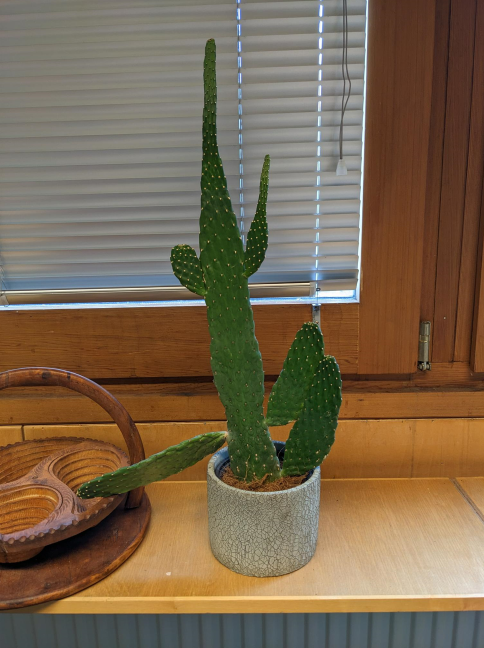
%> input picture iIntensity matching/cactus4.PNG, 968 x 1295 px (shown at 1/2 size)
$ octave Task1.m   (GNU Octave 9; MATLAB toolbox functions it lacks are replaced by stand-ins)
%> lines starting %> are read from the running program, lines starting %| are printed output that depends on the picture
clear; close all; clc

fixed = imread("cactus4.png");
%> fixed is the input picture: size 1295x968x3 uint8; mean R, G, B 121, 101.8, 77.7
moving = imread("cactus5.png");
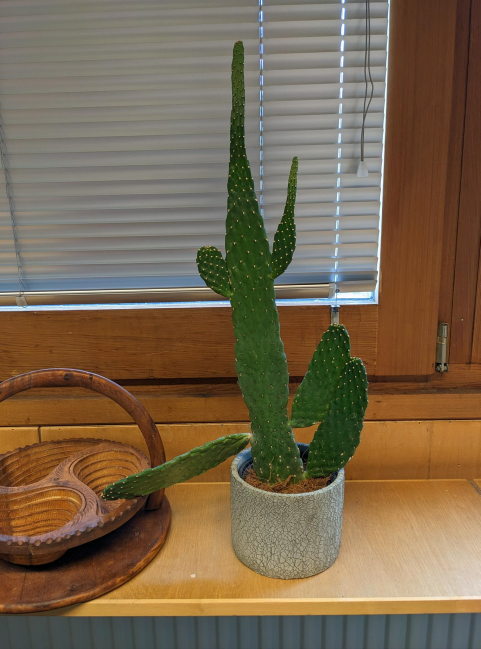
%> input picture iIntensity matching/cactus5.PNG, 961 x 1297 px (shown at 1/2 size)
%> moving is the input picture: size 1297x961x3 uint8; mean R, G, B 120.1, 101.6, 77.3

fixed = rgb2gray(fixed);
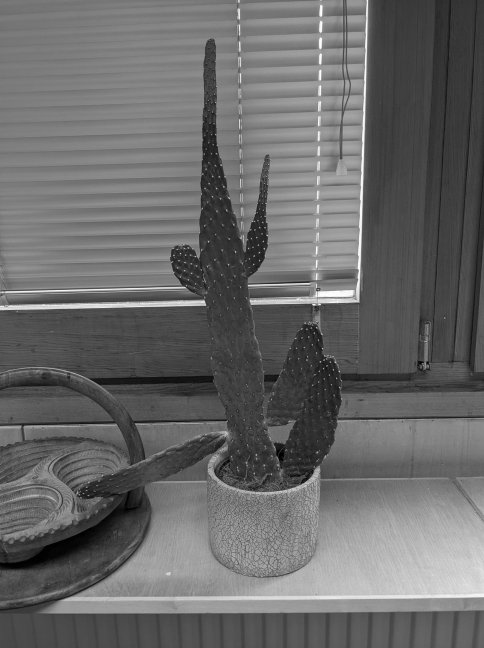
%> fixed: size 1295x968 uint8 (shown at 1/2 size); min 0, max 255, mean 104.8
moving = rgb2gray(moving);
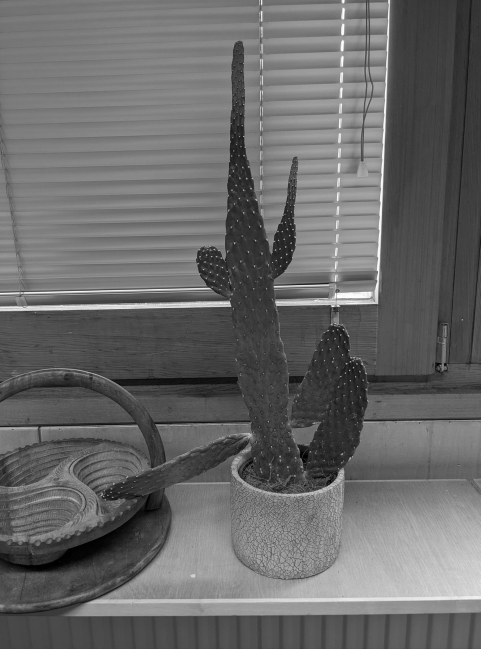
%> moving: size 1297x961 uint8 (shown at 1/2 size); min 0, max 255, mean 104.4

fixedResized = imresize(fixed, [640 640]);
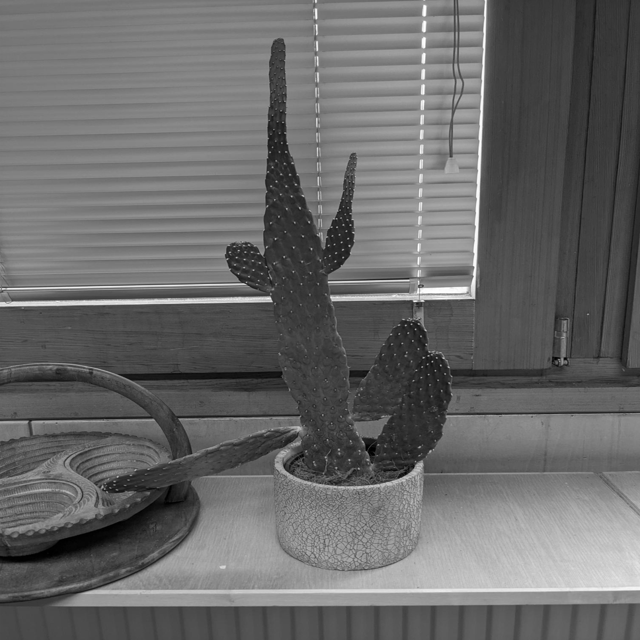
%> fixedResized: size 640x640 uint8; min 0, max 255, mean 104.8
movingResized = imresize(moving, [640 640]);
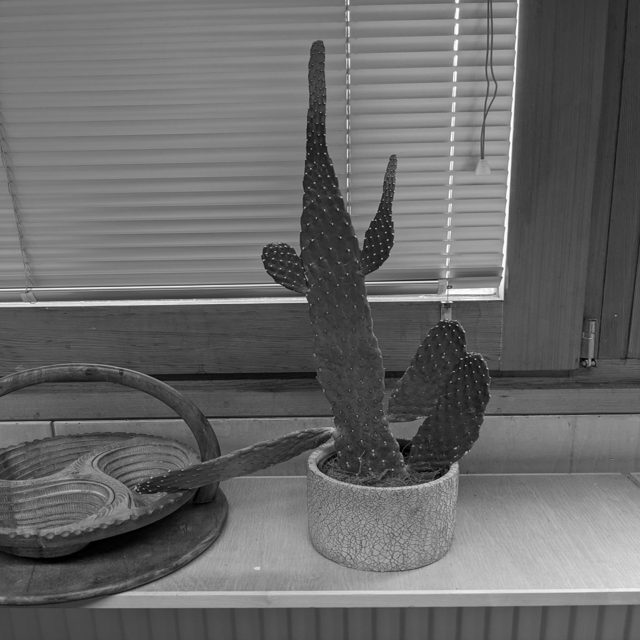
%> movingResized: size 640x640 uint8; min 0, max 255, mean 104.4

subplot(1, 2, 1);
imshowpair(movingResized, fixedResized);
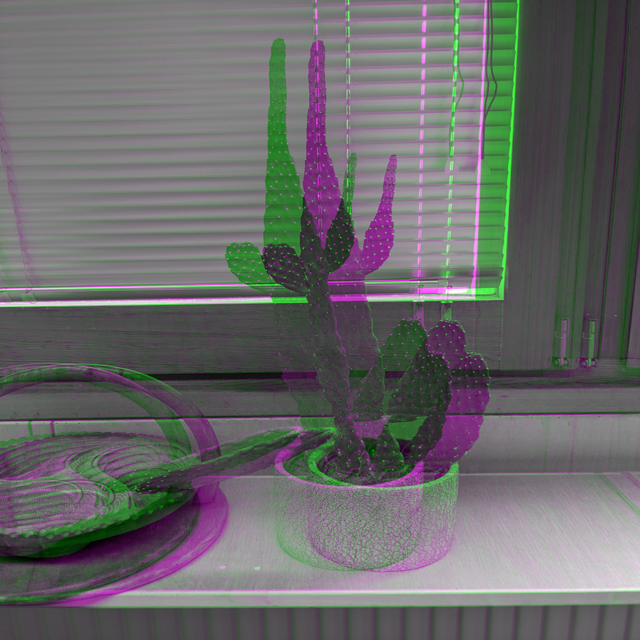
%> displayed picture: size 640x640x3, on the screen's scale of 0 to 255; mean R, G, B 104.8, 104.4, 104.8
title('Before Registration');

%> (the run ends here)
